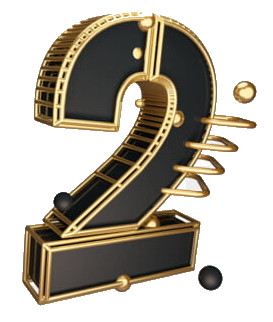
#> input picture Num pics/2.jpg, 273 x 322 px; its folder holds 2 pictures in this run
$ python dfghdgd.py
#> lines starting #> are read from the running program, lines starting #| are printed output that depends on the picture
import os
from PIL import Image

# [8 lines of commented-out code are left out]

for pic in os.scandir('Num pics'):
    im = Image.open(pic.path)
#> im is the input picture: PIL image 273x322 RGB; mean R, G, B 182.6, 176.6, 165.2
    im.thumbnail((80,80))
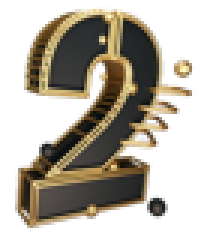
#> im: PIL image 68x80 RGB (shown 3 times larger); mean R, G, B 182.5, 176.5, 165
    im.save(pic.path)
    # im.show()
